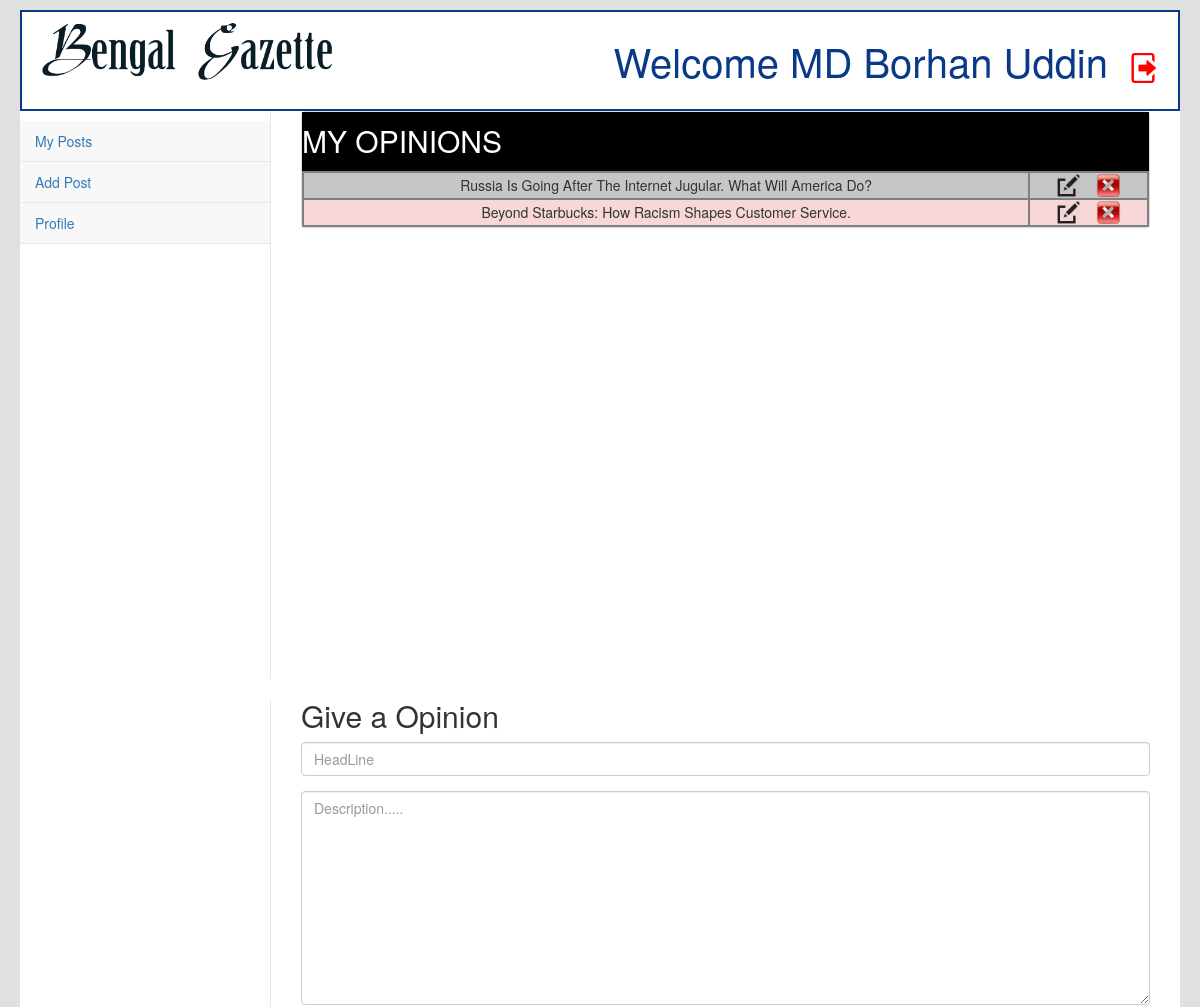
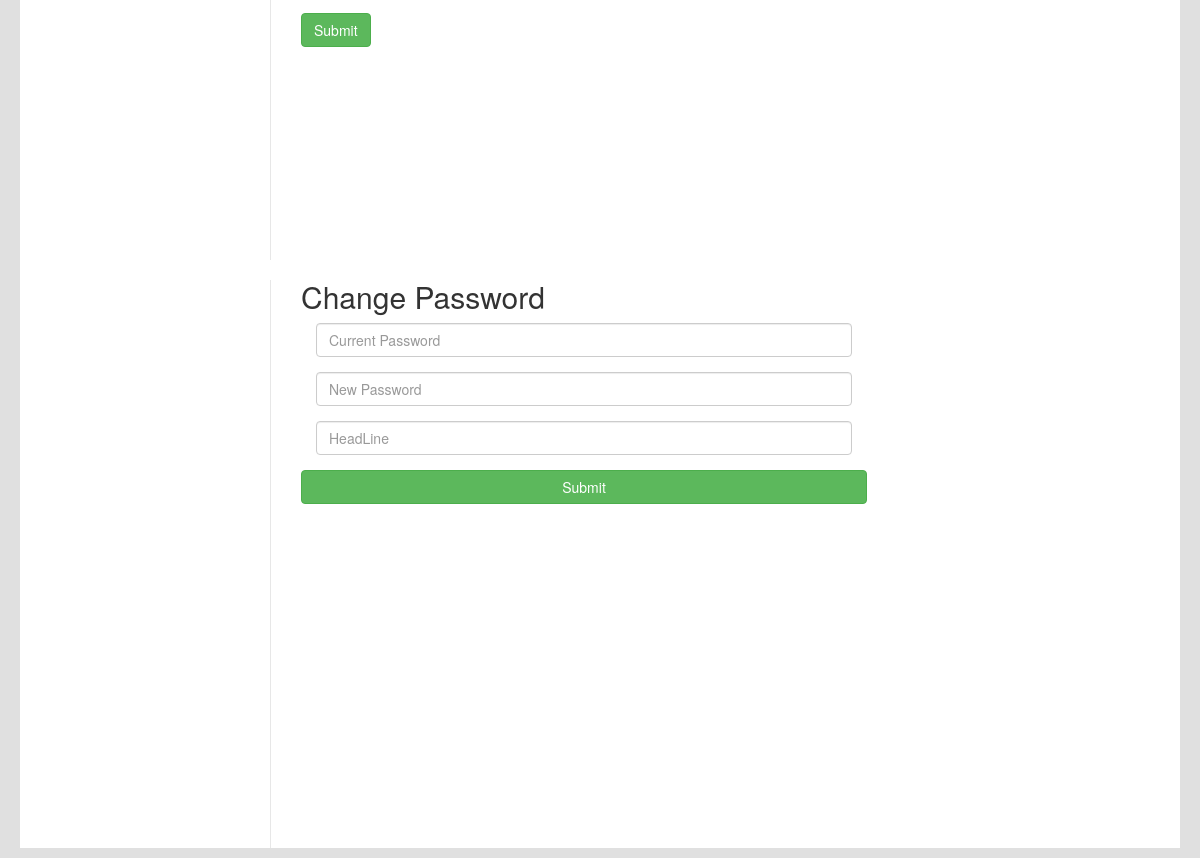
The app's page /Opinion/profile.php (signed in) with its own data (2 pictures, top to bottom).
### tables this page shows
CREATE TABLE `users` (
  `userID` int(10) NOT NULL,
  `userName` varchar(30) NOT NULL,
  `password` varchar(100) NOT NULL,
  `firstName` varchar(30) NOT NULL,
  `lastName` varchar(30) NOT NULL,
  `gender` varchar(5) NOT NULL,
  `email` varchar(30) NOT NULL,
  `dateOfBirth` date NOT NULL,
  `role` varchar(20) NOT NULL,
  `joined_at` timestamp NOT NULL DEFAULT CURRENT_TIMESTAMP ON UPDATE CURRENT_TIMESTAMP,
  `deleted_at` timestamp NULL DEFAULT '0000-00-00 00:00:00'
);

CREATE TABLE `news` (
  `newsID` int(10) NOT NULL,
  `headline` varchar(100) NOT NULL,
  `description` varchar(10000) NOT NULL,
  `writterID` int(10) NOT NULL,
  `categoryID` int(10) NOT NULL,
  `popularity` int(5) NOT NULL DEFAULT '0',
  `written_at` timestamp NOT NULL DEFAULT CURRENT_TIMESTAMP ON UPDATE CURRENT_TIMESTAMP,
  `deleted_at` timestamp NULL DEFAULT '0000-00-00 00:00:00'
);

### Opinion/profile.php (the view, shortened to what this page needs)
<?php
	if (!isset($_SESSION['username'])) {
		header('location: login.php');
	}
	else {
		$conn = DB_START();
		$username = $_SESSION['username'];
		$sql = "SELECT * FROM `users` WHERE `userName` = '".$username."'";
		$result = mysqli_query($conn,$sql);
		while ($res = mysqli_fetch_array($result)) {
			$userID = $res["userID"];
			$fullname = $res["firstName"] ." ". $res["lastName"];
			$fullname = ucwords($fullname);
		}
	}
?>
<!DOCTYPE html>
<html>
<head>
	<link rel="stylesheet" type="text/css" href="../CSS/css/bootstrap.css">
	<link rel="stylesheet" type="text/css" href="../CSS/css/bootstrap.min.css">
	<link rel="stylesheet" type="text/css" href="../CSS/css/font-awesome.min.css">
	<link rel="stylesheet" type="text/css" href="../CSS/css/sb-admin-2.css">
	<link rel="stylesheet" type="text/css" href="../CSS/css/sb-admin-2.min.css">
	<link rel="stylesheet" type="text/css" href="../CSS/profile.css">
</head>
<body>
	<div id="main_body">
		<div class="nav-default">
			<ul class="nav_list">
				<li class="nav_list_item">
					<span><a href="index.php">
						<img src="../img/BengalGazetteLogo.png" style="width: 300px;height:auto;">
					</a></span>
				</li>
				<li class="nav_list_item text" style="float: right;">
					<span><a href="logout.php">
						<img src="../img/logout.png" style="height: 30px;width: auto;">
					</a></span>
				</li>
				<li class="nav_list_item text" style="float: right;">
					<span>Welcome </span><span><a href="#aboutMe"><?php echo($fullname); ?></a></span>
				</li>
			</ul>
		</div>
		<nav>
            <div class="navbar-default sidebar" role="navigation" style="margin-bottom: 0;margin-top: 10px;">
                <div class="sidebar-nav navbar-collapse">
                    <ul class="nav" id="side-menu">
                        <li><a href="#mypost">My Posts</a></li>
                        <li><a href="#addpost">Add Post</a></li>
                        <li><a href="#aboutMe">Profile</a></li>
                    </ul>
                </div>
            </div>
        </nav>
        <div id="mypost">
	        <div id="page-wrapper">
	            <div class="row">
	                <div class="col-lg-12">
	                    <div class=" panel panel-default">
	                    	<?php
	                    		$conn = DB_START();
	                    		$sql = "SELECT * FROM news WHERE writterID = '".$userID."' AND categoryID = 110 AND deleted_at is NULL ORDER BY newsID DESC";
	                    		$result = mysqli_query($conn, $sql);
	                    		echo "<table>";
	                    		echo "<caption>MY OPINIONS</caption>";
	                    		while ($opinion = mysqli_fetch_array($result)) {
                					echo '<tr>
                					<td>'.$opinion["headline"].'</td>
                					<td>
                						<a href="#" title="edit" onclick="alert(\'Coming soon...\')">
                							<img class="ico" src="../IMG/edit.png">
                						</a><span>&nbsp;&nbsp;</span>
                        				<a href="delete.php?id='.$opinion["newsID"].'" onClick="return confirm(\'Are you sure you want to delete?\')" title="delete">
                            				<img class="ico" src="../IMG/delete.png">
                        				</a>
                    				</td>
                    				</tr>';
                				}
                				echo "</table>";
	                    	?>
	                    </div>
	                </div>
	            </div>
	        </div>
	    </div>
        <div id="addpost">
			<div id="page-wrapper">
				<h2>Give a Opinion</h2>
				<form action="" method="post">
					<div class="form-group">
				  		<input type="text" class="form-control" id="headline" placeholder="HeadLine" name="headline" required autocomplete="off">
					</div>
					<div class="form-group">
						<textarea class="form-control" rows="10" name="description" id="description" placeholder="Description....." required></textarea>
					</div>
					<button type="submit" class="btn btn-success" name="AddPost">Submit</button>
				</form>
			</div>
		</div>
		<div id="aboutMe">
			<div id="page-wrapper">
				<h2>Change Password</h2>
				<form action="" method="post">
					<div class="form-group col-lg-8">
						<input type="password" class="form-control" placeholder="Current Password" name="current_password" required autocomplete="off">
				  	</div>
				  	<div class="form-group col-lg-8">
				  		<input type="password" class="form-control" placeholder="New Password" name="newpass1" required autocomplete="off">
				  	</div>
				  	<div class="form-group col-lg-8">
				  		<input type="password" class="form-control" placeholder="HeadLine" name="newpass2" required autocomplete="off">
					</div>
					<button type="submit" class="btn btn-success col-lg-8" name="changePass">Submit</button>
				</form>
			</div>
		</div>
	</div>
</body>
</html>

### CSS/css/sb-admin-2.css (style rules this page uses)
body { background-color: #f8f8f8; }
#page-wrapper { padding: 0 15px; min-height: 568px; background-color: white; }
@media (min-width: 768px) { #page-wrapper { position: inherit; margin: 0 0 0 250px; padding: 0 30px; border-left: 1px solid #e7e7e7; } }
.sidebar .sidebar-nav.navbar-collapse { padding-left: 0; padding-right: 0; }
.sidebar ul li { border-bottom: 1px solid #e7e7e7; }
@media (min-width: 768px) { .sidebar { z-index: 1; position: absolute; width: 250px; margin-top: 51px; } }

### CSS/profile.css (style rules this page uses)
body { background-color: #e0e0e0; }
#main_body { margin: 10px 20px; background-color: #FFFFFF; }
.nav-default { position: static; top: 0px; border:2px solid #0a3a87; }
.nav_list { list-style-type: none; margin: 0; padding: 0px 10px; overflow: hidden; }
.nav_list_item { float: left; color: #0a3a87; padding: 5px; display: block; }
.nav_list_item a { color: #0a3a87; text-align: center; text-decoration: none; }
.text { padding: 20px 10px; font-size: 40px; }
table { width: 100%; }
table,td { text-align: center; border:2px solid gray; border-collapse: collapse; }
table caption { font-size: 30px; background-color: black; color: white; }
tr:nth-child(odd) { background: #c6c6c6; }
tr:nth-child(even) { background: #f7d7d7; }
.ico { width: 25px; height: auto; }
#mypost, #addpost { max-height: 600px; overflow: auto; }

### records on screen
users: fullname "MD Borhan Uddin"
news: headline "Russia Is Going After The Internet Jugular. What Will America Do?"
news: headline "Beyond Starbucks: How Racism Shapes Customer Service."
